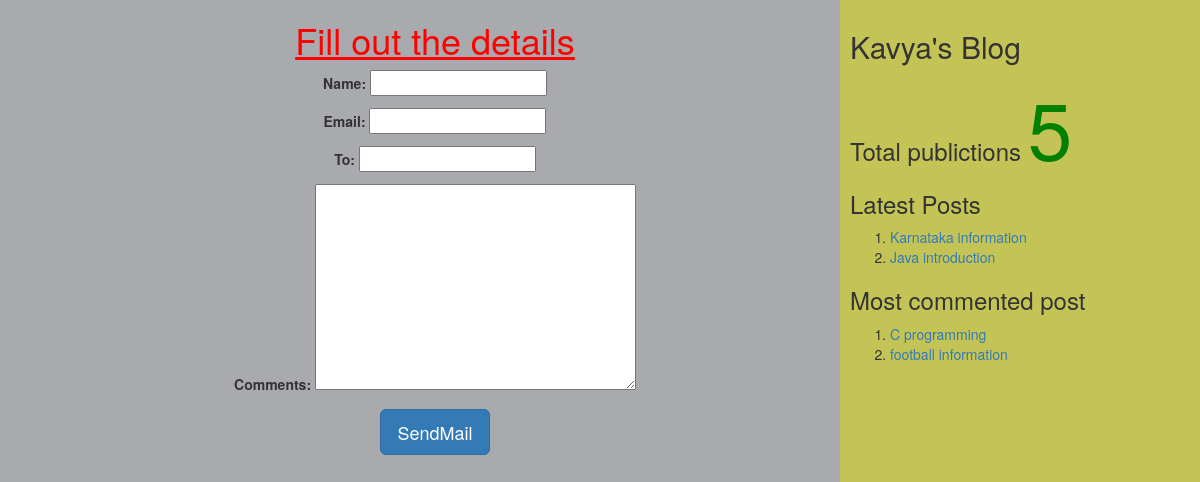
The page /2/share on the database its author committed.
### myApp/models.py (models this page shows, shortened)
class Post(models.Model):
    tags=TaggableManager()
    STATUS_CHOICES=(('draft','Draft'),('published','Published'))
    title=models.CharField(max_length=256)
    slug=models.SlugField(max_length=264,unique_for_date='publish')
    author=models.ForeignKey(User,related_name='blog_posts',on_delete=models.CASCADE)
    body=models.TextField()
    publish=models.DateTimeField(default=timezone.now)
    created=models.DateTimeField(auto_now_add=True)
    updated=models.DateTimeField(auto_now=True)
    status=models.CharField(max_length=10,choices=STATUS_CHOICES,default='draft')
    objects=CustomManager()
    class Meta:
        ordering=('-publish',)
    def get_absolute_url(self):
        return reverse('post_detail',args=[self.publish.year,self.publish.strftime('%m'),self.publish.strftime('%d'),self.slug])

### myApp/views.py (the view, shortened to what this page needs)
# urls.py: url(r'^(?P<id>\d+)/share',views.mail_send_view),
def mail_send_view(request,id):
    post=get_object_or_404(Post,id=id,status='published')
    form=EmailSendForm()
    d={'post':post,'form':form}
    return render(request,'myApp/sharebymail.html',d)

### myApp/forms.py
class EmailSendForm(forms.Form):
    name=forms.CharField()
    email=forms.EmailField()
    to=forms.EmailField()
    comments=forms.CharField(required=False,widget=forms.Textarea)

### myApp/models.py (called while the page is built)
    def get_queryset(self):
        return super().get_queryset().filter(status='published')

### myApp/templatetags/mytags.py (called while the page is built)
@register.simple_tag
def total_posts():
    return Post.objects.count()

@register.inclusion_tag('myApp/latest_post.html')
def show_latest_posts(count=3):
    latest_posts=Post.objects.order_by('-publish')[:count]
    return {'latest_posts':latest_posts}

@register.simple_tag
def get_most_commented_posts(count=2):
    return Post.objects.annotate(total_comments=Count('comments')).order_by('-total_comments')[:count]

### templates/myApp/sharebymail.html (shortened to what this page needs)
<html>
{%extends "myApp/parent.html"%}
    {%block content_block%}
    <center>
     <h1 style="color:red"><u>Fill out the details</u></h1>
    <form  method="post">
      {{form.as_p}}
      <input type="submit" class='btn btn-lg btn-primary' value="SendMail">
    </form>
    </center>
    {%endblock%}

### templates/myApp/parent.html (shortened to what this page needs)
<html>
{%load mytags%}
    <head>
        <link rel="stylesheet" href="https://maxcdn.bootstrapcdn.com/bootstrap/3.3.7/css/bootstrap.min.css">
    </head>
    <body>
        <div class="content" style="width:70%;float:left;background-color:a8aaad;height:300%;padding:0 0 0 30px">
              {%block content_block%}
              {%endblock%}
        </div>
        <div class="sidebar" style="width:30%;float:right;background-color:#c4c456;height:300%;padding:10px">
            <h2>Kavya's Blog</h2>
            <h3><h3>Total publictions
              <span style="color:green;font-size:80px">
              {%total_posts%}</span>
              <h3>Latest Posts</h3>
              {% show_latest_posts 2 %}
              <h3>Most commented post</h3>
              {%get_most_commented_posts as m%}
              <ol>
                {%for post in m%}
                <li><a href="{{post.get_absolute_url}}">{{post.title}}</a></li>
                {%endfor%}
              </ol>
            </h3>
        </div>
    </body>
</html>

### templates/myApp/latest_post.html
<!DOCTYPE html>
<html lang="en" dir="ltr">
  <body>
    <ol>
    {%for post in latest_posts%}
    <li><a href="{{post.get_absolute_url}}">{{post.title}}</a></li>
    {%endfor%}
    </ol>
  </body>
</html>

### rows shown on the page
Post: title "Karnataka information"
Post: title "Java introduction"
Post: title "C programming"
Post: title "football information"
